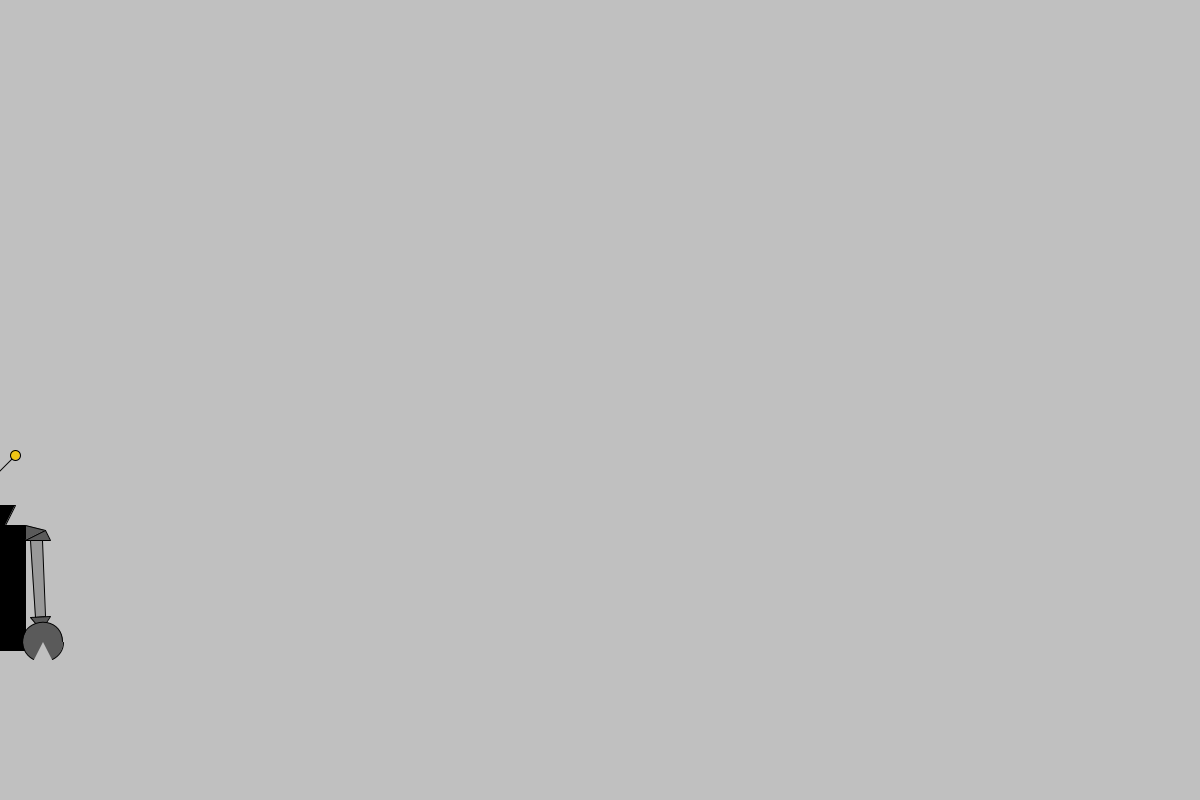
Frame 1 (no input)
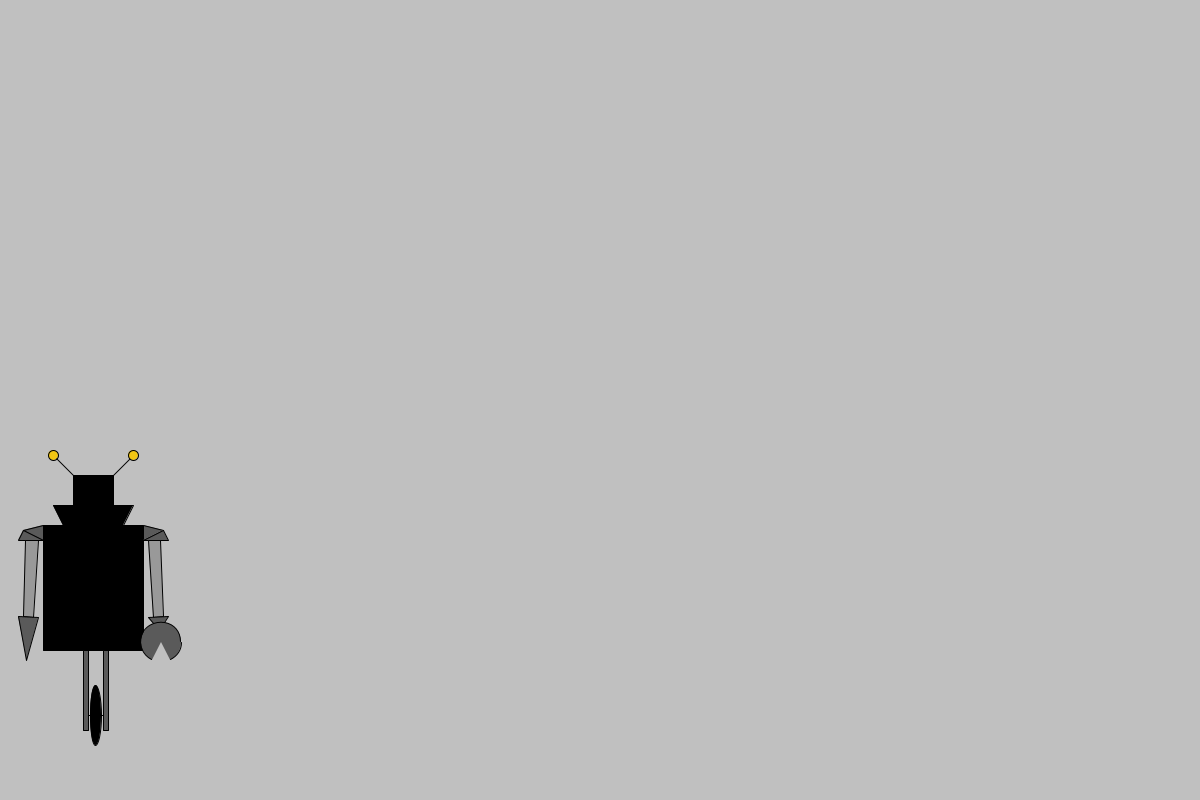
Frame 60 (the mouse pressed at the canvas centre just before this capture)
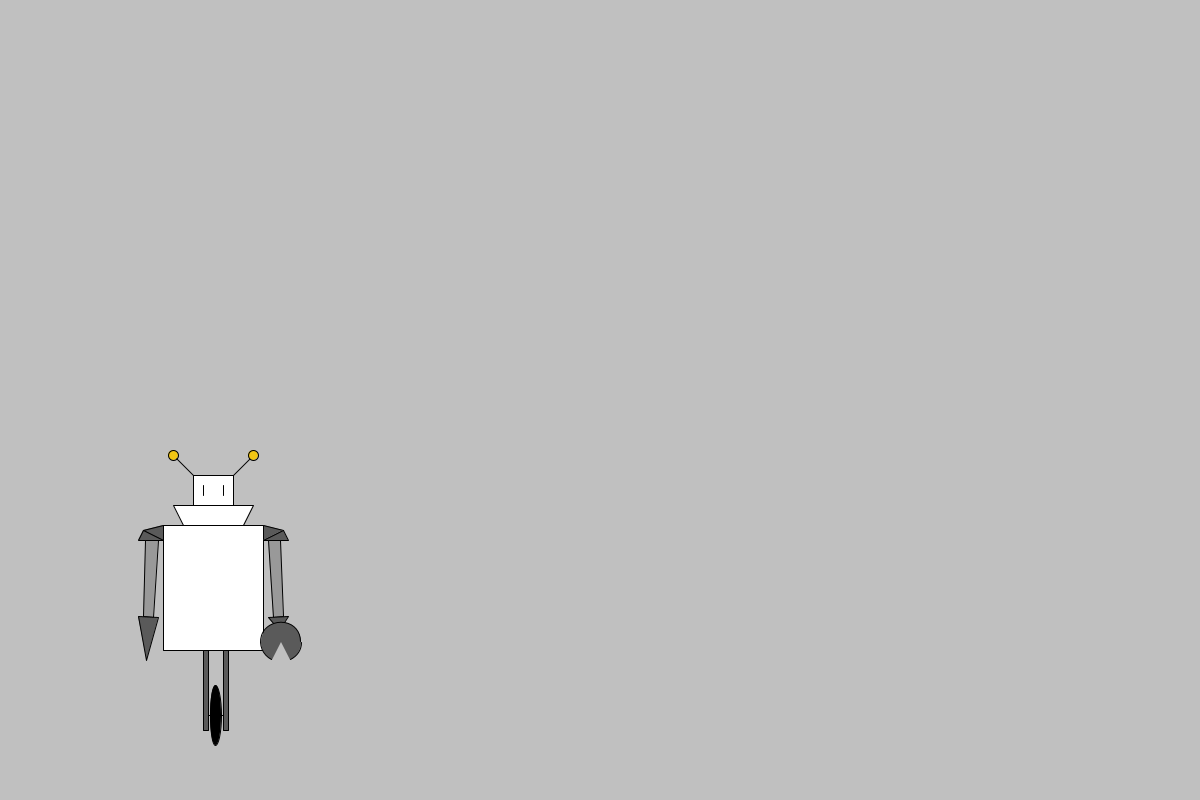
Frame 120 (the mouse held since frame 60 and released just before this capture)

The Processing sketch that drew these frames (run headless with seeded random() and noise(); from frame 60 on, the mouse is pressed at the canvas centre):

// Processing sketch: processing_56606
// ── processing_56606.pde

int y = -25;

void setup() {
  size(1200,800);  // window size
  smooth();
}

void draw(){
 
  background(192,192,192);  //light grey
 // robot(-100,350);
  //for (int i = 100; i < width; i = i+250){
   
    if (y>1255){
      y=-25;
    }
    robot(y,600);
    y+=2;
    }

/*void electricitySetup(){
    if(mousePressed){
     
        stroke (4,248,44);
     
      }  else {
  stroke(242,198,20);
      }
      if(y>855){
        y=-25;
      }
    strokeWeight(5);
      for (int i = -y; i <= y-10; i = i+20){  // electricity '/' and '\' strikes
      line(i,-145,i+10,-150);
      line(i+10,-150,i+20,-145);
      }
  
      
    stroke(0);
    strokeWeight(1);
}
*/
void robot(int x, int y) {
  pushMatrix();
  translate(x, y);
  strokeJoin(ROUND);

  fill(mouseX,mouseY,mouseX+mouseY); // basic grey fill colour
 
  rect(-50,-75,100,125); // body
  quad(-40,-95,40,-95,30,-75,-30,-75); // jaw
  quad(-20,-125,20,-125,20,-95,-20,-95); // skull

  { //shoulders
  fill(90);
  triangle(-50,-75,-70,-70,-50,-60); // left shoulder
  triangle(-70,-70,-75,-60,-50,-60);
  triangle(50,-75,70,-70,50,-60); // right shoulder
  triangle(70,-70,75,-60,50,-60);
  }
  
  { //arms
  fill(153);
  quad(-67.5,-60,-55,-60,-60,17.5,-70,16.5); // left arm
  quad(67.5,-60,55,-60,60,17.5,70,16.5); //right arm
  }
  
  { //hands
  fill(90);
  triangle(-55,17.5,-75,16.5,-66.5,60); //left hand
  triangle(55,17.5,75,16.5,66.5,30); //right hand
  arc(68,42,40,40,2.04,TWO_PI);
  arc(68,42,40,40,0,1.10);
  }
  
  { //legs
  rect(-10,50,5,80);  //left leg
  rect(10,50,5,80);  //right leg
  line(-5,115,10,115);  //wheel joint
  fill(0);
  ellipse(2.5,115,11,60);
  }
  
  {
 
  fill(242,198,20);  //antennae colour
  
  
 // electricitySetup(); //establish electricity on robot antennae
    
  line(-20,-125,-40,-145); // left antennae
  ellipse(-40,-145,10,10); // left antennae bulb
  
  line(20,-125,40,-145); // right antennae
  ellipse(40,-145,10,10); // right antennae bulb
  }
  
  line(-10,-115,-10,-105); // left eye
  line(10,-115,10,-105); // right eye
  popMatrix();
}
